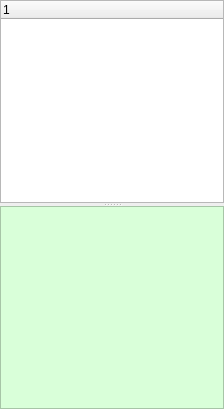
<?xml version="1.0" encoding="UTF-8"?>
<ui version="4.0">
 <class>ToolTab</class>
 <widget class="QWidget" name="ToolTab">
  <property name="geometry">
   <rect>
    <x>0</x>
    <y>0</y>
    <width>224</width>
    <height>409</height>
   </rect>
  </property>
  <property name="windowTitle">
   <string>Form</string>
  </property>
  <layout class="QVBoxLayout" name="verticalLayout">
   <property name="spacing">
    <number>0</number>
   </property>
   <property name="leftMargin">
    <number>0</number>
   </property>
   <property name="topMargin">
    <number>0</number>
   </property>
   <property name="rightMargin">
    <number>0</number>
   </property>
   <property name="bottomMargin">
    <number>0</number>
   </property>
   <item>
    <layout class="QHBoxLayout" name="toolToolsLayout"/>
   </item>
   <item>
    <widget class="QSplitter" name="splitter">
     <property name="lineWidth">
      <number>1</number>
     </property>
     <property name="orientation">
      <enum>Qt::Vertical</enum>
     </property>
     <property name="handleWidth">
      <number>3</number>
     </property>
     <widget class="QTreeWidget" name="toolParamTable">
      <column>
       <property name="text">
        <string notr="true">1</string>
       </property>
      </column>
     </widget>
     <widget class="QTextBrowser" name="toolTextBox">
      <property name="font">
       <font>
        <family>Courier</family>
        <pointsize>8</pointsize>
        <weight>50</weight>
        <italic>false</italic>
        <bold>false</bold>
       </font>
      </property>
      <property name="cursor" stdset="0">
       <cursorShape>IBeamCursor</cursorShape>
      </property>
      <property name="styleSheet">
       <string notr="true">background-color: rgb(217, 255, 217);
font: 8pt &quot;Courier&quot;;
;</string>
      </property>
      <property name="html">
       <string>&lt;!DOCTYPE HTML PUBLIC &quot;-//W3C//DTD HTML 4.0//EN&quot; &quot;http://www.w3.org/TR/REC-html40/strict.dtd&quot;&gt;
&lt;html&gt;&lt;head&gt;&lt;meta name=&quot;qrichtext&quot; content=&quot;1&quot; /&gt;&lt;style type=&quot;text/css&quot;&gt;
p, li { white-space: pre-wrap; }
&lt;/style&gt;&lt;/head&gt;&lt;body style=&quot; font-family:'Courier'; font-size:8pt; font-weight:400; font-style:normal;&quot;&gt;
&lt;p style=&quot;-qt-paragraph-type:empty; margin-top:0px; margin-bottom:0px; margin-left:0px; margin-right:0px; -qt-block-indent:0; text-indent:0px;&quot;&gt;&lt;br /&gt;&lt;/p&gt;&lt;/body&gt;&lt;/html&gt;</string>
      </property>
     </widget>
    </widget>
   </item>
  </layout>
  <action name="actionActive">
   <property name="checkable">
    <bool>true</bool>
   </property>
   <property name="icon">
    <iconset resource="Tool.qrc">
     <normaloff>:/Icon8/Images/new_icons/icons8-toggle-on.png</normaloff>:/Icon8/Images/new_icons/icons8-toggle-on.png</iconset>
   </property>
   <property name="text">
    <string>Active</string>
   </property>
   <property name="toolTip">
    <string>Active Tool?</string>
   </property>
  </action>
  <action name="actionApplyToTheory">
   <property name="checkable">
    <bool>true</bool>
   </property>
   <property name="icon">
    <iconset resource="Tool.qrc">
     <normaloff>:/Icon8/Images/new_icons/icons8-einstein-yes.png</normaloff>:/Icon8/Images/new_icons/icons8-einstein-yes.png</iconset>
   </property>
   <property name="text">
    <string>Apply to Theory</string>
   </property>
   <property name="toolTip">
    <string>Apply Tool to Theory</string>
   </property>
  </action>
 </widget>
 <resources>
  <include location="Tool.qrc"/>
 </resources>
 <connections/>
</ui>
